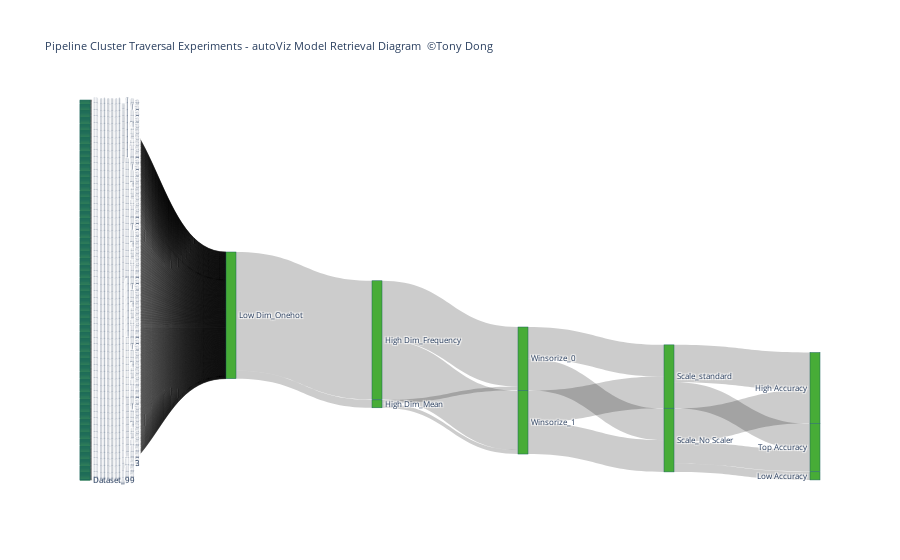

The notebook cell saved with this chart:
### Code cell
# autoViz Demo 1:
# Use autoViz's built-in function to create model retrieval diagram
# Diagram will be saved as an html file and stored as ./test/Pipeline Cluster Retrieval Diagram.html
# You can find 
from optimalflow.autoViz import autoViz
viz = autoViz(preprocess_dict=DICT_PREP,report=dyna_report)
viz.clf_model_retrieval(metrics='accuracy')

### Figure 1 — Plotly figure (JSON) as saved in the notebook; plotly's stock layout.template omitted (floating-point values rounded to 4 significant figures; data arrays with more than 128 entries replaced by an {"elided": "..."} marker saying what was removed)
{"data": [{"link": {"source": {"elided": "719 int values"}, "target": {"elided": "719 int values"}, "value": {"elided": "719 int values"}}, "node": {"color": "rgb(71,172,55)", "label": {"elided": "714 str values"}, "line": {"color": "rgb(25,100,90)", "width": 0.5}, "pad": 15, "thickness": 10}, "type": "sankey"}], "layout": {"font": {"size": 8}, "title": {"text": "Pipeline Cluster Traversal Experiments - autoViz Model Retrieval Diagram <a href=\"https://www.linkedin.com/in/lei-tony-dong/\"> ©Tony Dong</a>"}}}
